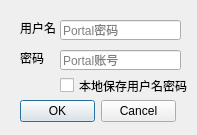
<?xml version="1.0" encoding="UTF-8"?>
<ui version="4.0">
 <class>Dialog</class>
 <widget class="QDialog" name="Dialog">
  <property name="windowModality">
   <enum>Qt::WindowModal</enum>
  </property>
  <property name="geometry">
   <rect>
    <x>0</x>
    <y>0</y>
    <width>197</width>
    <height>135</height>
   </rect>
  </property>
  <property name="windowTitle">
   <string>登录信息</string>
  </property>
  <property name="windowIcon">
   <iconset>
    <normaloff>image/toast.png</normaloff>image/toast.png</iconset>
  </property>
  <property name="modal">
   <bool>true</bool>
  </property>
  <widget class="QLineEdit" name="txtPassword">
   <property name="geometry">
    <rect>
     <x>60</x>
     <y>50</y>
     <width>121</width>
     <height>20</height>
    </rect>
   </property>
   <property name="echoMode">
    <enum>QLineEdit::Password</enum>
   </property>
   <property name="placeholderText">
    <string>Portal账号</string>
   </property>
  </widget>
  <widget class="QLineEdit" name="txtUser">
   <property name="geometry">
    <rect>
     <x>60</x>
     <y>20</y>
     <width>121</width>
     <height>20</height>
    </rect>
   </property>
   <property name="placeholderText">
    <string>Portal密码</string>
   </property>
  </widget>
  <widget class="QLabel" name="label">
   <property name="geometry">
    <rect>
     <x>20</x>
     <y>20</y>
     <width>36</width>
     <height>16</height>
    </rect>
   </property>
   <property name="text">
    <string>用户名</string>
   </property>
  </widget>
  <widget class="QLabel" name="label_2">
   <property name="geometry">
    <rect>
     <x>20</x>
     <y>50</y>
     <width>24</width>
     <height>16</height>
    </rect>
   </property>
   <property name="text">
    <string>密码</string>
   </property>
  </widget>
  <widget class="QDialogButtonBox" name="buttonBox">
   <property name="geometry">
    <rect>
     <x>20</x>
     <y>100</y>
     <width>156</width>
     <height>23</height>
    </rect>
   </property>
   <property name="standardButtons">
    <set>QDialogButtonBox::Cancel|QDialogButtonBox::Ok</set>
   </property>
  </widget>
  <widget class="QCheckBox" name="cbxSave">
   <property name="geometry">
    <rect>
     <x>60</x>
     <y>77</y>
     <width>131</width>
     <height>17</height>
    </rect>
   </property>
   <property name="text">
    <string>本地保存用户名密码</string>
   </property>
  </widget>
 </widget>
 <tabstops>
  <tabstop>txtUser</tabstop>
  <tabstop>txtPassword</tabstop>
  <tabstop>cbxSave</tabstop>
  <tabstop>buttonBox</tabstop>
 </tabstops>
 <resources/>
 <connections>
  <connection>
   <sender>buttonBox</sender>
   <signal>accepted()</signal>
   <receiver>Dialog</receiver>
   <slot>accept()</slot>
   <hints>
    <hint type="sourcelabel">
     <x>97</x>
     <y>101</y>
    </hint>
    <hint type="destinationlabel">
     <x>98</x>
     <y>67</y>
    </hint>
   </hints>
  </connection>
  <connection>
   <sender>buttonBox</sender>
   <signal>rejected()</signal>
   <receiver>Dialog</receiver>
   <slot>reject()</slot>
   <hints>
    <hint type="sourcelabel">
     <x>97</x>
     <y>101</y>
    </hint>
    <hint type="destinationlabel">
     <x>98</x>
     <y>67</y>
    </hint>
   </hints>
  </connection>
 </connections>
</ui>
